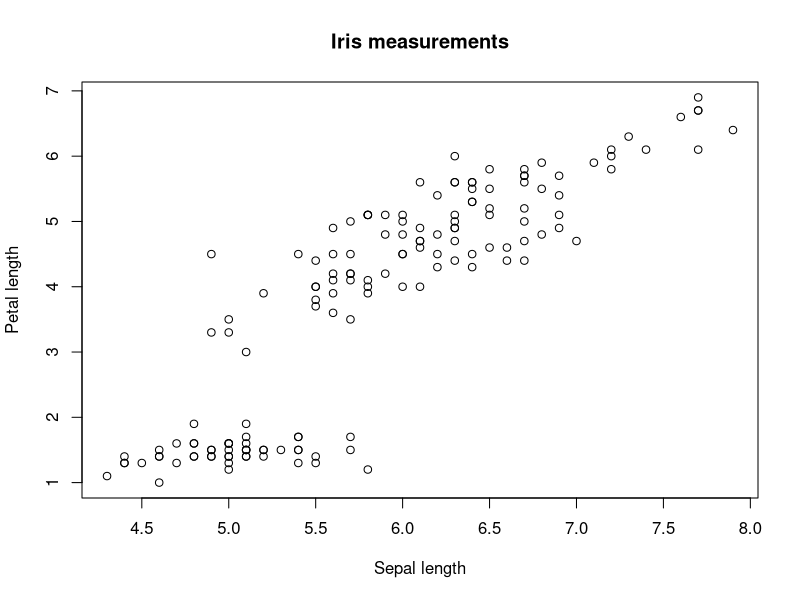

Source code (R):
# Exploratory analysis
# Author: Harriet Dray 
# Question: Write the project question here

# Example with built-in data
summary(iris)
plot(iris$Sepal.Length, iris$Petal.Length,
     xlab = "Sepal length", ylab = "Petal length",
     main = "Iris measurements")
